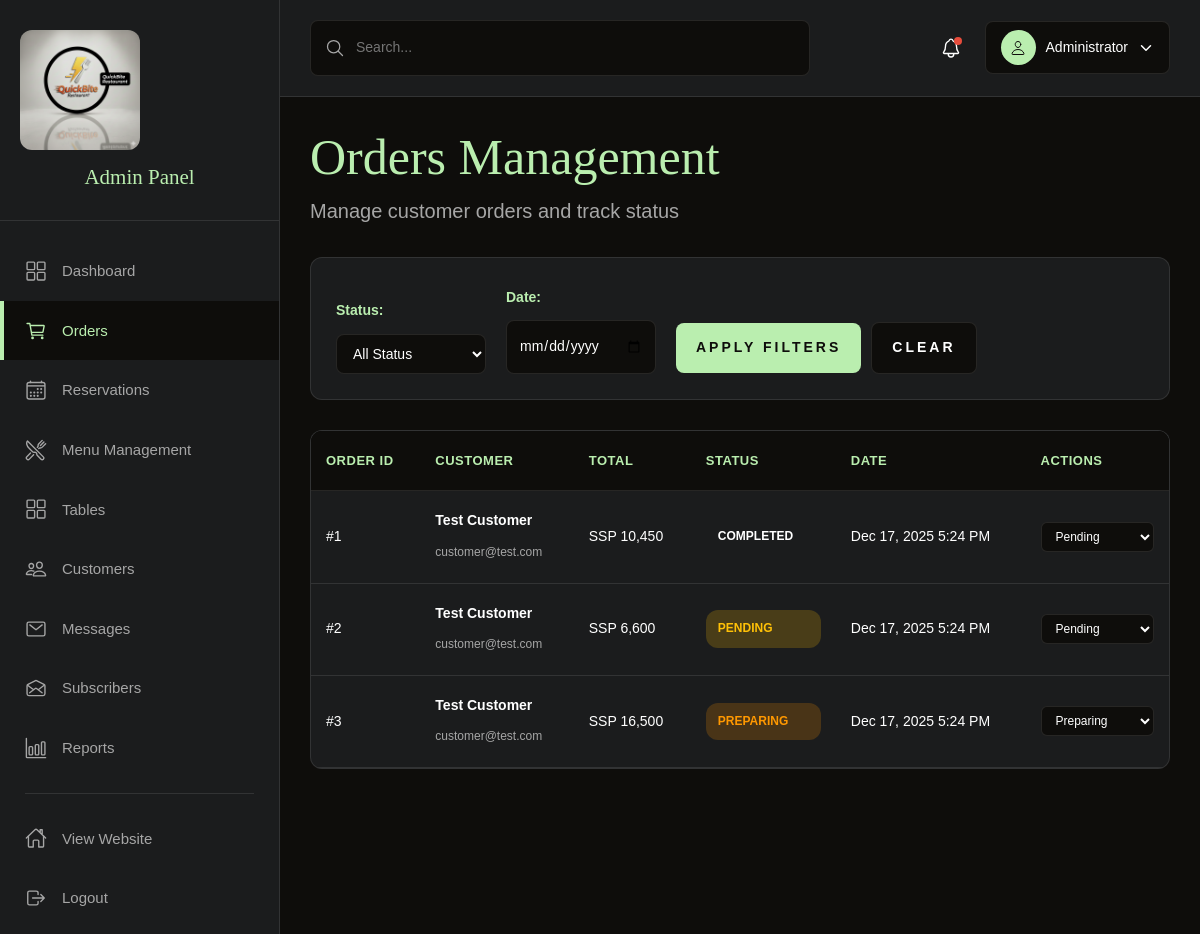
The app's page /admin/orders.php (signed in) with its own data.
### tables this page shows
CREATE TABLE orders (
    id INT AUTO_INCREMENT PRIMARY KEY,
    user_id INT NOT NULL,
    order_number VARCHAR(50) NOT NULL UNIQUE,
    order_type ENUM('dine-in', 'takeaway', 'delivery', 'pickup') DEFAULT 'pickup',
    status ENUM('pending', 'confirmed', 'preparing', 'ready', 'out-for-delivery', 'delivered', 'cancelled', 'completed') DEFAULT 'pending',
    subtotal DECIMAL(10, 2) NOT NULL DEFAULT 0,
    tax_amount DECIMAL(10, 2) NOT NULL DEFAULT 0,
    total_amount DECIMAL(10, 2) NOT NULL,
    delivery_fee DECIMAL(10, 2) DEFAULT 0,
    delivery_address TEXT,
    delivery_distance DECIMAL(10, 2),
    estimated_delivery_time INT,
    special_instructions TEXT,
    payment_method ENUM('cash', 'card', 'mobile-money') DEFAULT 'cash',
    payment_status ENUM('pending', 'paid', 'refunded') DEFAULT 'pending',
    created_at TIMESTAMP DEFAULT CURRENT_TIMESTAMP,
    updated_at TIMESTAMP DEFAULT CURRENT_TIMESTAMP ON UPDATE CURRENT_TIMESTAMP,
    FOREIGN KEY (user_id) REFERENCES users(id) ON DELETE CASCADE,
    INDEX idx_user (user_id),
    INDEX idx_status (status),
    INDEX idx_order_number (order_number),
    INDEX idx_created (created_at)
);

CREATE TABLE users (
    id INT AUTO_INCREMENT PRIMARY KEY,
    username VARCHAR(50) NOT NULL UNIQUE,
    email VARCHAR(100) NOT NULL UNIQUE,
    password VARCHAR(255) NOT NULL,
    full_name VARCHAR(100) NOT NULL,
    phone VARCHAR(20),
    role ENUM('admin', 'customer') DEFAULT 'customer',
    status ENUM('active', 'inactive', 'suspended') DEFAULT 'active',
    created_at TIMESTAMP DEFAULT CURRENT_TIMESTAMP,
    last_login TIMESTAMP NULL,
    INDEX idx_email (email),
    INDEX idx_role (role),
    INDEX idx_status (status)
);

### admin/orders.php (the view, shortened to what this page needs)
<?php
$conn = getDBConnection();
$date_filter = isset($_GET['date']) ? $_GET['date'] : '';
$query = "SELECT o.*, u.full_name, u.email FROM orders o
          LEFT JOIN users u ON o.user_id = u.id
          WHERE 1=1";
$query .= " ORDER BY o.created_at DESC";
$stmt = $conn->prepare($query);
$stmt->execute();
$orders = $stmt->get_result();
?>
<!DOCTYPE html>
<html lang="en">
<head>
    <link rel="stylesheet" href="../assets/css/style.css">
    <link rel="stylesheet" href="../assets/css/dashboard.css">
</head>
<body class="admin-page">
    <?php include 'includes/sidebar.php'; ?>
    <div class="admin-content">
        <?php include 'includes/topbar.php'; ?>
        <div class="content-wrapper">
            <div class="page-header">
                <h1 class="headline-1">Orders Management</h1>
                <p class="body-2">Manage customer orders and track status</p>
            </div>
            <div class="filters-section">
                <form method="GET" class="filters-form">
                    <div class="filter-group">
                        <label for="status">Status:</label>
                        <select name="status" id="status">
                            <option value="">All Status</option>
                        </select>
                    </div>
                    <div class="filter-group">
                        <label for="date">Date:</label>
                        <input type="date" name="date" id="date" value="<?php echo $date_filter; ?>">
                    </div>
                    <div class="filter-actions">
                        <button type="submit" class="btn btn-primary">Apply Filters</button>
                        <a href="orders.php" class="btn btn-secondary">Clear</a>
                    </div>
                </form>
            </div>
            <div class="table-container">
                <table class="data-table">
                    <thead>
                        <tr>
                            <th>Order ID</th>
                            <th>Customer</th>
                            <th>Total</th>
                            <th>Status</th>
                            <th>Date</th>
                            <th>Actions</th>
                        </tr>
                    </thead>
                    <tbody>
                        <?php if ($orders->num_rows > 0): ?>
                            <?php while ($order = $orders->fetch_assoc()): ?>
                                <tr>
                                    <td>#<?php echo $order['id']; ?></td>
                                    <td>
                                        <div class="customer-info">
                                            <strong><?php echo htmlspecialchars($order['full_name'] ?? 'Guest'); ?></strong>
                                            <small><?php echo htmlspecialchars($order['email'] ?? ''); ?></small>
                                        </div>
                                    </td>
                                    <td>SSP <?php echo number_format($order['total_amount']); ?></td>
                                    <td>
                                        <span class="status-badge status-<?php echo $order['status']; ?>">
                                            <?php echo ucfirst($order['status']); ?>
                                        </span>
                                    </td>
                                    <td><?php echo date('M j, Y g:i A', strtotime($order['created_at'])); ?></td>
                                    <td class="actions">
                                        <form method="POST" class="status-form">
                                            <select name="status" onchange="this.form.submit()">
                                                <option value="pending" <?php echo $order['status'] === 'pending' ? 'selected' : ''; ?>>Pending</option>
                                                <option value="preparing" <?php echo $order['status'] === 'preparing' ? 'selected' : ''; ?>>Preparing</option>
                                            </select>
                                        </form>
                                    </td>
                                </tr>
                            <?php endwhile; ?>
                        <?php else: ?>
                            <tr>
                                <td colspan="6" class="no-data">No orders found</td>
                            </tr>
                        <?php endif; ?>
                    </tbody>
                </table>
            </div>
        </div>
    </div>
</body>
</html>

### assets/css/style.css (style rules this page uses)
:root { --gold-crayola: hsl(110, 65%, 81%); --quick-silver: hsla(0, 0%, 65%, 1); --davys-grey: hsla(30, 3%, 34%, 1); --smoky-black-1: hsla(40, 12%, 5%, 1); --smoky-black-2: hsla(30, 8%, 5%, 1); --smoky-black-3: hsla(0, 3%, 7%, 1); --eerie-black-1: hsla(210, 4%, 9%, 1); --eerie-black-2: hsla(210, 4%, 11%, 1); --eerie-black-3: hsla(180, 2%, 8%, 1); --eerie-black-4: hsla(0, 0%, 13%, 1); --white: hsla(0, 0%, 100%, 1); --white-alpha-20: hsla(0, 0%, 100%, 0.2); --white-alpha-10: hsla(0, 0%, 100%, 0.1); --black: hsla(0, 0%, 0%, 1); --black-alpha-80: hsla(0, 0%, 0%, 0.8); --black-alpha-15: hsla(0, 0%, 0%, 0.15); --loading-text-gradient: linear-gradient(90deg, transparent 0% 16.66%, var(--smoky-black-3) 33.33% 50%, transparent 66.66% 75%); --gradient-1: linear-gradient(to top,hsla(0, 0%, 0%, 0.9),hsla(0, 0%, 0%, 0.7),transparent); --fontFamily-forum: 'Forum', cursive; --fontFamily-dm_sans: 'DM Sans', sans-serif; --fontSize-display-1: calc(1.3rem + 6.7vw); --fontSize-headline-1: calc(2rem + 2.5vw); --fontSize-headline-2: calc(1.3rem + 2.4vw); --fontSize-title-1: calc(1.6rem + 1.2vw); --fontSize-title-2: 2.2rem; --fontSize-title-3: 2.1rem; --fontSize-title-4: calc(1.6rem + 1.2vw); --fontSize-body-1: 2.4rem; --fontSize-body-2: 1.6rem; --fontSize-body-3: 1.8rem; --fontSize-body-4: 1.6rem; --fontSize-label-1: 1.4rem; --fontSize-label-2: 1.2rem; --weight-regular: 400; --weight-bold: 700; --lineHeight-1: 1em; --lineHeight-2: 1.2em; --lineHeight-3: 1.5em; --lineHeight-4: 1.6em; --lineHeight-5: 1.85em; --lineHeight-6: 1.4em; --letterSpacing-1: 0.15em; --letterSpacing-2: 0.4em; --letterSpacing-3: 0.2em; --letterSpacing-4: 0.3em; --letterSpacing-5: 3px; --section-space: 70px; --shadow-1: 0px 0px 25px 0px hsla(0, 0%, 0%, 0.25); --radius-24: 24px; --radius-circle: 50%; --transition-1: 250ms ease; --transition-2: 500ms ease; --transition-3: 1000ms ease; }
*, *::before, *::after { margin: 0; padding: 0; box-sizing: border-box; }
a { color: inherit; text-decoration: none; }
input, button, select, textarea { background: none; border: none; font: inherit; }
input, select, textarea { width: 100%; outline: none; }
button { cursor: pointer; }
html { font-size: 10px; scroll-behavior: smooth; }
body { background-color: var(--eerie-black-1); color: var(--white); font-family: var(--fontFamily-dm_sans); font-size: var(--fontSize-body-4); font-weight: var(--weight-regular); line-height: var(--lineHeight-5); overflow: hidden; height: 300vh; }
.display-1, .headline-1, .headline-2, .title-1, .title-2, .title-3, .title-4 { color: var(--white); font-family: var(--fontFamily-forum); font-weight: var(--weight-regular); line-height: var(--lineHeight-2); }
.headline-1 { font-size: var(--fontSize-headline-1); }
.body-2 { font-size: var(--fontSize-body-2); line-height: var(--lineHeight-4); }
.btn { position: relative; color: var(--gold-crayola); font-size: var(--fontSize-label-2); font-weight: var(--weight-bold); text-transform: uppercase; letter-spacing: var(--letterSpacing-5); max-width: max-content; border: 2px solid var(--gold-crayola); padding: 12px 45px; overflow: hidden; z-index: 1; }
.btn::before { content: ""; position: absolute; bottom: 100%; left: 50%; transform: translateX(-50%); width: 200%; height: 200%; border-radius: var(--radius-circle); background-color: var(--gold-crayola); transition: var(--transition-2); z-index: -1; }
.btn-secondary { background-color: var(--gold-crayola); color: var(--black); }
.btn-secondary::before { background-color: var(--smoky-black-1); }
@media (min-width: 575px) { :root { --fontSize-body-2: 2rem; } }
@media (min-width: 992px) { :root { --section-space: 100px; } }
@media (min-width: 1200px) { :root { --fontSize-title-2: 2.5rem; } }

### records on screen
orders: id "1", user.full_name "Test Customer", user.email "customer@test.com", total_amount "10,450", status "COMPLETED", created_at "Dec 17, 2025 5:24 PM"
orders: id "2", user.full_name "Test Customer", user.email "customer@test.com", total_amount "6,600", status "PENDING", created_at "Dec 17, 2025 5:24 PM", status "Pending"
orders: id "3", user.full_name "Test Customer", user.email "customer@test.com", total_amount "16,500", status "PREPARING", created_at "Dec 17, 2025 5:24 PM", status "Preparing"

### other values on screen
$_SESSION['full_name'] "Administrator"
